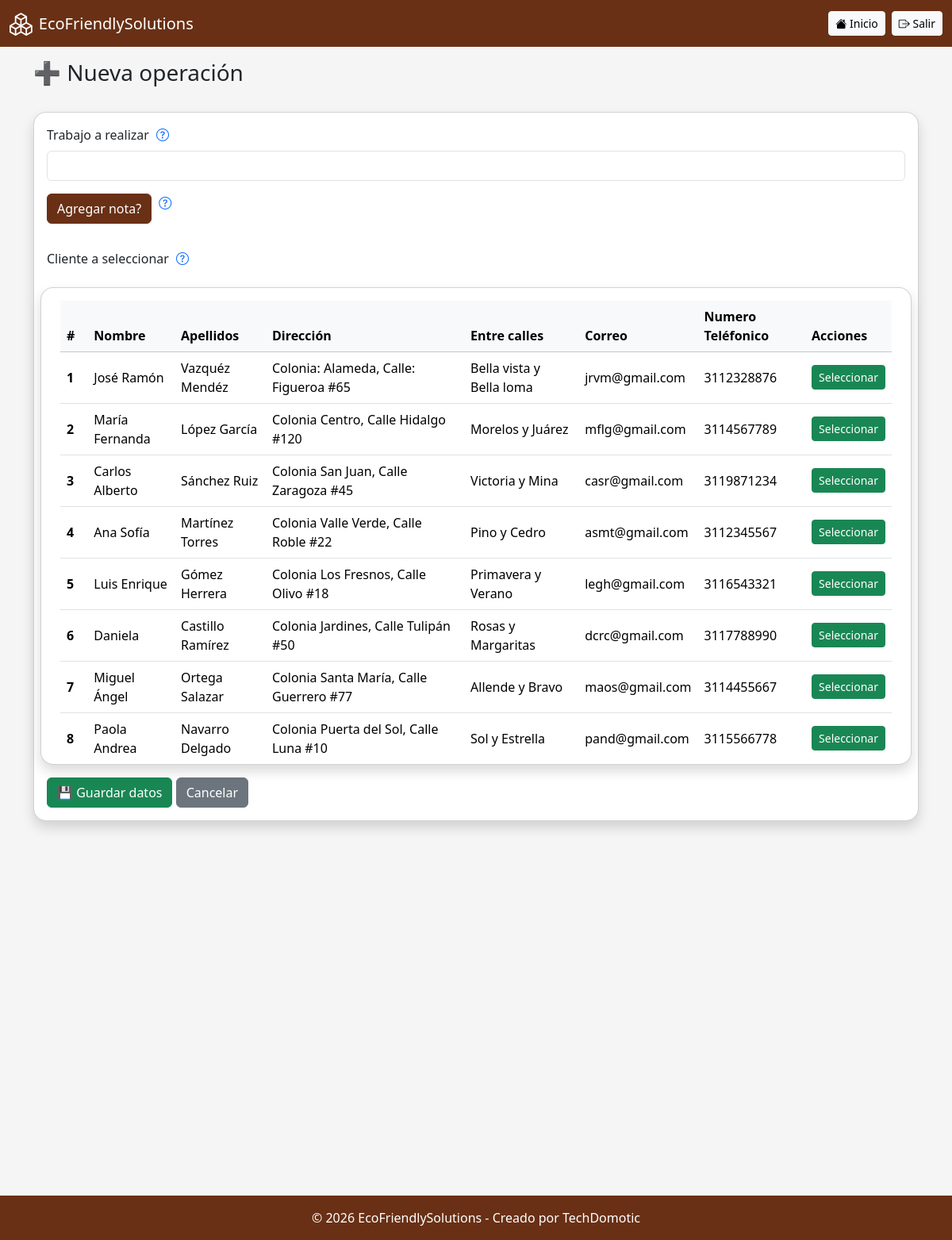
The page /operacion/crear.php (signed in) on the database its author committed.
### tables this page shows
CREATE TABLE `crm` (
  `id_cliente` int(11) NOT NULL,
  `nombre` varchar(100) NOT NULL,
  `apellidos` varchar(150) DEFAULT NULL,
  `direccion` varchar(150) DEFAULT NULL,
  `entre_calles` varchar(200) DEFAULT NULL,
  `correo` varchar(100) DEFAULT NULL,
  `numero_telefonico` bigint(11) DEFAULT NULL,
  `activo` tinyint(1) NOT NULL DEFAULT 1,
  `fecha_creacion` timestamp NOT NULL DEFAULT current_timestamp()
);

### operacion/crear.php (the view, shortened to what this page needs)
<?php
include '../includes/conexion.php';
include '../includes/header.php';
$result_clientes = $conn->query("
SELECT C.id_cliente,
	   C.nombre,
	   C.apellidos,
       C.direccion,
       C.entre_calles,
	   C.correo,
	   C.numero_telefonico FROM crm AS C
");
?>
<div class="d-flex justify-content-between align-items-center mb-4">
    <h3>➕ Nueva operaci&oacute;n</h3>
</div>
<div class="card shadow rounded-4">
<div class="card-body">
<form id="formOperacion" method="POST" class="row g-3">
<div class="col-12">
<label class="form-label">Trabajo a realizar
    <i class="bi bi-question-circle text-primary"
     style="cursor: pointer; margin-left: 5px;"
     data-bs-toggle="tooltip"
     data-bs-placement="top"
     title="Escriba el trabajo que se realizara o agregue una descripción">
    </i>
</label>
<input type="text" name="trabajo_realizado" class="form-control" required>
</div>
<p class="d-inline-flex gap-1">
  <a class="btn btn-primary" data-bs-toggle="collapse" href="#collapseExample" role="button" aria-expanded="false" aria-controls="collapseExample">
    Agregar nota?
  </a>
    <i class="bi bi-question-circle text-primary"
        style="cursor: pointer; margin-left: 5px;"
        data-bs-toggle="tooltip"
        data-bs-placement="top"
        title="Este botón permite agregar una nota a la operación">
    </i>
</p>
<label class="form-label">Cliente a seleccionar
    <i class="bi bi-question-circle text-primary"
        style="cursor: pointer; margin-left: 5px;"
        data-bs-toggle="tooltip"
        data-bs-placement="top"
        title="Seleccione el cliente a realizar el trabajo, una vez que lo seleccione aparecera un mensaje avisando el cliente seleccionado">
    </i></label>
<div class="card shadow rounded-4">
<div class="card-body table-responsive" style="max-height: 600px; overflow-y: auto;">
<table class="table table-hover align-middle">
<thead class="table-light">
<tr>
<th style="position: sticky; top: 0; z-index: 2; background-color: #f8f9fa;">#</th>
<th style="position: sticky; top: 0; z-index: 2; background-color: #f8f9fa;">Nombre</th>
<th style="position: sticky; top: 0; z-index: 2; background-color: #f8f9fa;">Apellidos</th>
<th style="position: sticky; top: 0; z-index: 2; background-color: #f8f9fa;">Direcci&oacute;n</th>
<th style="position: sticky; top: 0; z-index: 2; background-color: #f8f9fa;">Entre calles</th>
<th style="position: sticky; top: 0; z-index: 2; background-color: #f8f9fa;">Correo</th>
<th style="position: sticky; top: 0; z-index: 2; background-color: #f8f9fa;">Numero Tel&eacute;fonico</th>
<th style="position: sticky; top: 0; z-index: 2; background-color: #f8f9fa;">Acciones</th>
</tr>
</thead>
<tbody>
<?php $contador = 1; ?>
<?php while($row = $result_clientes->fetch_assoc()): ?>
<tr>
<td><strong><?= $contador; ?></strong></td>
<td id="cliente-nombre"><?= htmlspecialchars($row['nombre']); ?></td>
<td id="cliente-apellidos"><?= htmlspecialchars($row['apellidos']); ?></td>
<td id="cliente-direccion"><?= htmlspecialchars($row['direccion']); ?></td>
<td id="cliente-entre_calles"><?= htmlspecialchars($row['entre_calles']); ?></td>
<td id="cliente-correo"><?= htmlspecialchars($row['correo']); ?></td>
<td id="cliente-numero_telefonico"><?= htmlspecialchars($row['numero_telefonico']); ?></td>
<td>
<a href="javascript:void(0);"
   class="btn btn-sm btn-success"
   onclick="seleccionarCliente(<?= $row['id_cliente']; ?>, '<?= addslashes($row['nombre']); ?>')">
   Seleccionar
</a>
</td>
</tr>
<?php $contador++; ?>
<?php endwhile; ?>
</tbody>
</table>
</div>
</div>
<div class="col-12">
<button class="btn btn-success">
💾 Guardar datos
</button>
<a href="listar.php" class="btn btn-secondary">Cancelar</a>
</div>
</form>
</div>
</div>
<?php include '../includes/footer.php'; ?>

### css/estilos.css (style rules this page uses)
:root { --main-brown: #693015; }
body { background: #f5f5f5; display: flex; flex-direction: column; min-height: 100vh; }
.btn-primary, .bg-primary { background-color: var(--main-brown) !important; border-color: var(--main-brown) !important; }

### rows shown on the page
crm: nombre "José Ramón", apellidos "Vazquéz Mendéz", direccion "Colonia: Alameda, Calle: Figueroa #65", entre_calles "Bella vista y Bella loma", correo "jrvm@gmail.com", numero_telefonico "3112328876"
crm: nombre "María Fernanda", apellidos "López García", direccion "Colonia Centro, Calle Hidalgo #120", entre_calles "Morelos y Juárez", correo "mflg@gmail.com", numero_telefonico "3114567789"
crm: nombre "Carlos Alberto", apellidos "Sánchez Ruiz", direccion "Colonia San Juan, Calle Zaragoza #45", entre_calles "Victoria y Mina", correo "casr@gmail.com", numero_telefonico "3119871234"
crm: nombre "Ana Sofía", apellidos "Martínez Torres", direccion "Colonia Valle Verde, Calle Roble #22", entre_calles "Pino y Cedro", correo "asmt@gmail.com", numero_telefonico "3112345567"
crm: nombre "Luis Enrique", apellidos "Gómez Herrera", direccion "Colonia Los Fresnos, Calle Olivo #18", entre_calles "Primavera y Verano", correo "legh@gmail.com", numero_telefonico "3116543321"
crm: nombre "Daniela", apellidos "Castillo Ramírez", direccion "Colonia Jardines, Calle Tulipán #50", entre_calles "Rosas y Margaritas", correo "dcrc@gmail.com", numero_telefonico "3117788990"
crm: nombre "Miguel Ángel", apellidos "Ortega Salazar", direccion "Colonia Santa María, Calle Guerrero #77", entre_calles "Allende y Bravo", correo "maos@gmail.com", numero_telefonico "3114455667"
crm: nombre "Paola Andrea", apellidos "Navarro Delgado", direccion "Colonia Puerta del Sol, Calle Luna #10", entre_calles "Sol y Estrella", correo "pand@gmail.com", numero_telefonico "3115566778"

### other values the page prints
$pageTitle "EcoFriendlySolutions"
